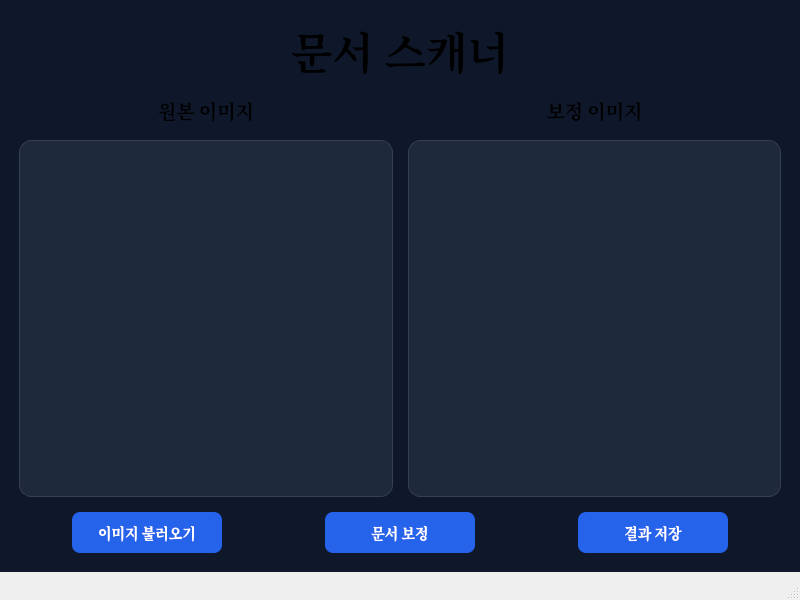
<?xml version="1.0" encoding="UTF-8"?>
<ui version="4.0">
 <class>MainWindow</class>
 <widget class="QMainWindow" name="MainWindow">
  <property name="geometry">
   <rect>
    <x>0</x>
    <y>0</y>
    <width>800</width>
    <height>600</height>
   </rect>
  </property>
  <property name="minimumSize">
   <size>
    <width>800</width>
    <height>600</height>
   </size>
  </property>
  <property name="font">
   <font>
    <family>Cambria</family>
    <pointsize>15</pointsize>
   </font>
  </property>
  <property name="windowTitle">
   <string>MainWindow</string>
  </property>
  <widget class="QWidget" name="centralwidget">
   <property name="sizePolicy">
    <sizepolicy hsizetype="Preferred" vsizetype="Preferred">
     <horstretch>0</horstretch>
     <verstretch>0</verstretch>
    </sizepolicy>
   </property>
   <property name="styleSheet">
    <string notr="true">background-color: #0F172A;</string>
   </property>
   <layout class="QVBoxLayout" name="verticalLayout_2">
    <property name="spacing">
     <number>6</number>
    </property>
    <item>
     <layout class="QVBoxLayout" name="verticalLayout">
      <property name="spacing">
       <number>15</number>
      </property>
      <property name="leftMargin">
       <number>10</number>
      </property>
      <property name="topMargin">
       <number>10</number>
      </property>
      <property name="rightMargin">
       <number>10</number>
      </property>
      <property name="bottomMargin">
       <number>10</number>
      </property>
      <item>
       <widget class="QLabel" name="mainTitle">
        <property name="sizePolicy">
         <sizepolicy hsizetype="Minimum" vsizetype="Preferred">
          <horstretch>0</horstretch>
          <verstretch>0</verstretch>
         </sizepolicy>
        </property>
        <property name="minimumSize">
         <size>
          <width>0</width>
          <height>0</height>
         </size>
        </property>
        <property name="font">
         <font>
          <family>Georgia</family>
          <pointsize>32</pointsize>
          <bold>true</bold>
         </font>
        </property>
        <property name="text">
         <string>문서 스캐너</string>
        </property>
        <property name="scaledContents">
         <bool>false</bool>
        </property>
        <property name="alignment">
         <set>Qt::AlignmentFlag::AlignCenter</set>
        </property>
       </widget>
      </item>
      <item>
       <layout class="QHBoxLayout" name="horizontalLayout_3" stretch="0,0">
        <item>
         <widget class="QLabel" name="originalTitleLabel">
          <property name="font">
           <font>
            <family>Cambria</family>
            <pointsize>14</pointsize>
            <bold>true</bold>
           </font>
          </property>
          <property name="layoutDirection">
           <enum>Qt::LayoutDirection::LeftToRight</enum>
          </property>
          <property name="text">
           <string>원본 이미지</string>
          </property>
          <property name="alignment">
           <set>Qt::AlignmentFlag::AlignCenter</set>
          </property>
         </widget>
        </item>
        <item>
         <widget class="QLabel" name="processedTitleLabel">
          <property name="font">
           <font>
            <family>Cambria</family>
            <pointsize>14</pointsize>
            <bold>true</bold>
           </font>
          </property>
          <property name="text">
           <string>보정 이미지</string>
          </property>
          <property name="alignment">
           <set>Qt::AlignmentFlag::AlignCenter</set>
          </property>
         </widget>
        </item>
       </layout>
      </item>
      <item>
       <layout class="QHBoxLayout" name="horizontalLayout" stretch="0,0">
        <property name="spacing">
         <number>15</number>
        </property>
        <item>
         <widget class="QLabel" name="originalImageLabel">
          <property name="sizePolicy">
           <sizepolicy hsizetype="Expanding" vsizetype="Expanding">
            <horstretch>0</horstretch>
            <verstretch>0</verstretch>
           </sizepolicy>
          </property>
          <property name="minimumSize">
           <size>
            <width>250</width>
            <height>300</height>
           </size>
          </property>
          <property name="font">
           <font>
            <family>Comic Sans MS</family>
            <pointsize>15</pointsize>
            <bold>false</bold>
           </font>
          </property>
          <property name="styleSheet">
           <string notr="true">QLabel {
    background-color: #1E293B;
    border: 1px solid #334155;
    border-radius: 12px;
    color: #94A3B8;
}</string>
          </property>
          <property name="frameShape">
           <enum>QFrame::Shape::Box</enum>
          </property>
          <property name="alignment">
           <set>Qt::AlignmentFlag::AlignCenter</set>
          </property>
         </widget>
        </item>
        <item>
         <widget class="QLabel" name="ProcessedImageLabel">
          <property name="sizePolicy">
           <sizepolicy hsizetype="Expanding" vsizetype="Expanding">
            <horstretch>0</horstretch>
            <verstretch>0</verstretch>
           </sizepolicy>
          </property>
          <property name="minimumSize">
           <size>
            <width>250</width>
            <height>300</height>
           </size>
          </property>
          <property name="font">
           <font>
            <family>Comic Sans MS</family>
            <pointsize>15</pointsize>
            <bold>false</bold>
           </font>
          </property>
          <property name="styleSheet">
           <string notr="true">QLabel {
    background-color: #1E293B;
    border: 1px solid #334155;
    border-radius: 12px;
    color: #94A3B8;
}</string>
          </property>
          <property name="frameShape">
           <enum>QFrame::Shape::Box</enum>
          </property>
          <property name="alignment">
           <set>Qt::AlignmentFlag::AlignCenter</set>
          </property>
         </widget>
        </item>
       </layout>
      </item>
      <item>
       <layout class="QHBoxLayout" name="horizontalLayout_2">
        <property name="spacing">
         <number>50</number>
        </property>
        <item>
         <widget class="QPushButton" name="loadButton">
          <property name="sizePolicy">
           <sizepolicy hsizetype="Preferred" vsizetype="Preferred">
            <horstretch>0</horstretch>
            <verstretch>0</verstretch>
           </sizepolicy>
          </property>
          <property name="maximumSize">
           <size>
            <width>150</width>
            <height>16777215</height>
           </size>
          </property>
          <property name="font">
           <font>
            <family>Cambria</family>
            <pointsize>-1</pointsize>
            <bold>true</bold>
           </font>
          </property>
          <property name="styleSheet">
           <string notr="true">QPushButton {
    background-color: #2563EB;
    color: white;
    border: none;
    border-radius: 8px;
    padding: 10px 18px;
    font-size: 14px;
    font-weight: bold;
}

QPushButton:hover {
    background-color: #3B82F6;
}

QPushButton:pressed {
    background-color: #1D4ED8;
}

QPushButton:disabled {
    background-color: #334155;
    color: #94A3B8;
}</string>
          </property>
          <property name="text">
           <string>이미지 불러오기</string>
          </property>
         </widget>
        </item>
        <item>
         <widget class="QPushButton" name="processButton">
          <property name="sizePolicy">
           <sizepolicy hsizetype="Preferred" vsizetype="Preferred">
            <horstretch>0</horstretch>
            <verstretch>0</verstretch>
           </sizepolicy>
          </property>
          <property name="maximumSize">
           <size>
            <width>150</width>
            <height>16777215</height>
           </size>
          </property>
          <property name="font">
           <font>
            <family>Cambria</family>
            <pointsize>-1</pointsize>
            <bold>true</bold>
           </font>
          </property>
          <property name="styleSheet">
           <string notr="true">QPushButton {
    background-color: #2563EB;
    color: white;
    border: none;
    border-radius: 8px;
    padding: 10px 18px;
    font-size: 14px;
    font-weight: bold;
}

QPushButton:hover {
    background-color: #3B82F6;
}

QPushButton:pressed {
    background-color: #1D4ED8;
}

QPushButton:disabled {
    background-color: #334155;
    color: #94A3B8;
}</string>
          </property>
          <property name="text">
           <string>문서 보정</string>
          </property>
         </widget>
        </item>
        <item>
         <widget class="QPushButton" name="saveButton">
          <property name="sizePolicy">
           <sizepolicy hsizetype="Preferred" vsizetype="Preferred">
            <horstretch>0</horstretch>
            <verstretch>0</verstretch>
           </sizepolicy>
          </property>
          <property name="maximumSize">
           <size>
            <width>150</width>
            <height>16777215</height>
           </size>
          </property>
          <property name="font">
           <font>
            <family>Cambria</family>
            <pointsize>-1</pointsize>
            <bold>true</bold>
           </font>
          </property>
          <property name="styleSheet">
           <string notr="true">QPushButton {
    background-color: #2563EB;
    color: white;
    border: none;
    border-radius: 8px;
    padding: 10px 18px;
    font-size: 14px;
    font-weight: bold;
}

QPushButton:hover {
    background-color: #3B82F6;
}

QPushButton:pressed {
    background-color: #1D4ED8;
}

QPushButton:disabled {
    background-color: #334155;
    color: #94A3B8;
}</string>
          </property>
          <property name="text">
           <string>결과 저장</string>
          </property>
         </widget>
        </item>
       </layout>
      </item>
     </layout>
    </item>
   </layout>
  </widget>
  <widget class="QMenuBar" name="menubar">
   <property name="geometry">
    <rect>
     <x>0</x>
     <y>0</y>
     <width>800</width>
     <height>30</height>
    </rect>
   </property>
  </widget>
  <widget class="QStatusBar" name="statusbar"/>
 </widget>
 <resources/>
 <connections/>
</ui>
